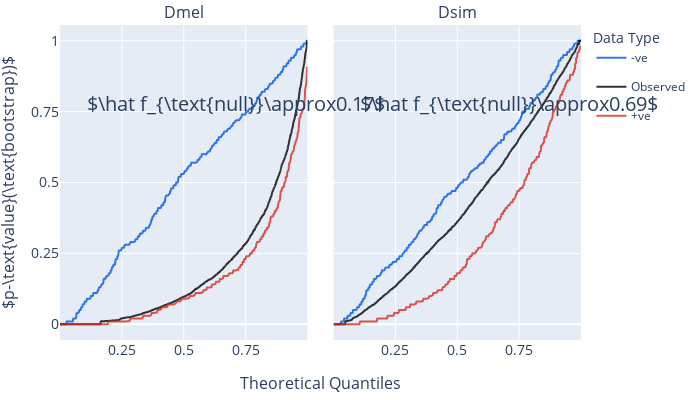

The cell this chart's notebook holds for it:
### Markdown cell above
## Figure 2 *make fig*

Evidence for systematically elevated mutation disequilibrium in *Drosophila melanogaster* compared to *Drosophila simulans*

- [ X ] Smile plots (Dmel, Dsim)
- [ ] $\delta_{\nabla}$ genomic plots, or histograms (autosome, X)

### Code cell
drosophila = quantiles.subplot_smiles(ape=False)
drosophila.show()
drosophila.write_image(FIG_DIR / "drosophila-smile-plots.pdf")

### Figure 1 — Plotly figure (JSON) as saved in the notebook; plotly's stock layout.template omitted (floating-point values rounded to 4 significant figures; data arrays with more than 128 entries replaced by an {"elided": "..."} marker saying what was removed)
{"data": [{"legendgroup": "-ve", "line": {"color": "rgba(0,87,231,0.8)", "shape": "spline", "smoothing": 1.3, "width": 2}, "marker": {"color": "rgba(0,87,231,0.8)", "size": 4}, "mode": "lines", "name": "-ve", "showlegend": false, "x": {"elided": "493 float values"}, "y": {"elided": "493 float values"}, "type": "scatter", "xaxis": "x", "yaxis": "y"}, {"legendgroup": "Observed", "line": {"color": "rgba(0,0,0,0.8)", "shape": "spline", "smoothing": 1.3, "width": 2}, "marker": {"color": "rgba(0,0,0,0.8)", "size": 4}, "mode": "lines", "name": "Observed", "showlegend": false, "x": {"elided": "4400 float values"}, "y": {"elided": "4400 float values"}, "type": "scatter", "xaxis": "x", "yaxis": "y"}, {"legendgroup": "+ve", "line": {"color": "rgba(214,45,32,0.8)", "shape": "spline", "smoothing": 1.3, "width": 2}, "marker": {"color": "rgba(214,45,32,0.8)", "size": 4}, "mode": "lines", "name": "+ve", "showlegend": false, "x": {"elided": "499 float values"}, "y": {"elided": "499 float values"}, "type": "scatter", "xaxis": "x", "yaxis": "y"}, {"legendgroup": "-ve", "line": {"color": "rgba(0,87,231,0.8)", "shape": "spline", "smoothing": 1.3, "width": 2}, "marker": {"color": "rgba(0,87,231,0.8)", "size": 4}, "mode": "lines", "name": "-ve", "showlegend": true, "x": {"elided": "497 float values"}, "y": {"elided": "497 float values"}, "type": "scatter", "xaxis": "x2", "yaxis": "y2"}, {"legendgroup": "Observed", "line": {"color": "rgba(0,0,0,0.8)", "shape": "spline", "smoothing": 1.3, "width": 2}, "marker": {"color": "rgba(0,0,0,0.8)", "size": 4}, "mode": "lines", "name": "Observed", "showlegend": true, "x": {"elided": "4191 float values"}, "y": {"elided": "4191 float values"}, "type": "scatter", "xaxis": "x2", "yaxis": "y2"}, {"legendgroup": "+ve", "line": {"color": "rgba(214,45,32,0.8)", "shape": "spline", "smoothing": 1.3, "width": 2}, "marker": {"color": "rgba(214,45,32,0.8)", "size": 4}, "mode": "lines", "name": "+ve", "showlegend": true, "x": {"elided": "500 float values"}, "y": {"elided": "500 float values"}, "type": "scatter", "xaxis": "x2", "yaxis": "y2"}], "layout": {"xaxis": {"anchor": "y", "domain": [0.0, 0.475], "title": {"font": {"size": 18}, "standoff": 5}, "tickfont": {"size": 14}, "dtick": 0.25}, "yaxis": {"anchor": "x", "domain": [0.0, 1.0], "title": {"font": {"size": 18}, "standoff": 5}, "tickfont": {"size": 14}, "dtick": 0.25}, "xaxis2": {"anchor": "y2", "domain": [0.525, 1.0], "title": {"font": {"size": 18}, "standoff": 5}, "tickfont": {"size": 14}, "dtick": 0.25}, "yaxis2": {"anchor": "x2", "domain": [0.0, 1.0], "matches": "y", "showticklabels": false, "title": {"font": {"size": 18}, "standoff": 5}, "tickfont": {"size": 14}, "dtick": 0.25}, "annotations": [{"font": {"size": 16}, "showarrow": false, "text": "Dmel", "x": 0.2375, "xanchor": "center", "xref": "paper", "y": 1.0, "yanchor": "bottom", "yref": "paper"}, {"font": {"size": 16}, "showarrow": false, "text": "Dsim", "x": 0.7625, "xanchor": "center", "xref": "paper", "y": 1.0, "yanchor": "bottom", "yref": "paper"}, {"font": {"size": 16}, "showarrow": false, "text": "Theoretical Quantiles", "x": 0.5, "xanchor": "center", "xref": "paper", "y": 0, "yanchor": "top", "yref": "paper", "yshift": -30}, {"font": {"size": 16}, "showarrow": false, "text": "$p-\\text{value}(\\text{bootstrap})$", "textangle": -90, "x": 0, "xanchor": "right", "xref": "paper", "xshift": -40, "y": 0.5, "yanchor": "middle", "yref": "paper"}, {"font": {"size": 20}, "showarrow": false, "text": "$\\hat f_{\\text{null}}\\approx0.17$", "x": 0.1, "xref": "x domain", "y": 0.8, "yref": "y domain"}, {"font": {"size": 20}, "showarrow": false, "text": "$\\hat f_{\\text{null}}\\approx0.69$", "x": 0.1, "xref": "x2 domain", "y": 0.8, "yref": "y2 domain"}], "legend": {"title": {"text": "Data Type"}}, "margin": {"l": 60, "r": 10, "t": 25, "b": 60}, "width": 700, "height": 400}}
